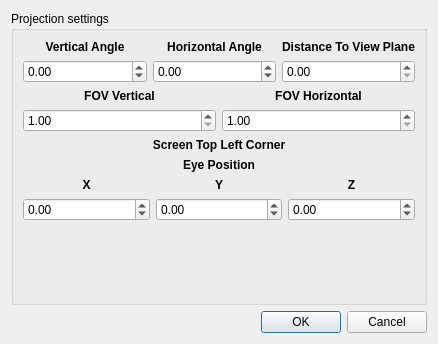
<?xml version="1.0" encoding="UTF-8"?>
<ui version="4.0">
 <class>CaveViewSettingsDialog</class>
 <widget class="QDialog" name="CaveViewSettingsDialog">
  <property name="geometry">
   <rect>
    <x>0</x>
    <y>0</y>
    <width>438</width>
    <height>344</height>
   </rect>
  </property>
  <property name="windowTitle">
   <string>Dialog</string>
  </property>
  <layout class="QVBoxLayout" name="verticalLayout">
   <item>
    <widget class="QGroupBox" name="projSettingsGroup">
     <property name="title">
      <string>Projection settings</string>
     </property>
     <layout class="QVBoxLayout" name="verticalLayout_2">
      <item>
       <layout class="QGridLayout" name="gridLayout">
        <item row="0" column="1">
         <widget class="QLabel" name="blz">
          <property name="font">
           <font>
            <weight>75</weight>
            <bold>true</bold>
           </font>
          </property>
          <property name="text">
           <string>Horizontal Angle</string>
          </property>
          <property name="alignment">
           <set>Qt::AlignCenter</set>
          </property>
         </widget>
        </item>
        <item row="0" column="0">
         <widget class="QLabel" name="bly">
          <property name="font">
           <font>
            <weight>75</weight>
            <bold>true</bold>
           </font>
          </property>
          <property name="text">
           <string>Vertical Angle</string>
          </property>
          <property name="alignment">
           <set>Qt::AlignCenter</set>
          </property>
         </widget>
        </item>
        <item row="1" column="0">
         <widget class="QDoubleSpinBox" name="v_angle">
          <property name="minimum">
           <double>-999999999.000000000000000</double>
          </property>
          <property name="maximum">
           <double>999999999.000000000000000</double>
          </property>
         </widget>
        </item>
        <item row="1" column="1">
         <widget class="QDoubleSpinBox" name="h_angle">
          <property name="minimum">
           <double>-999999999.000000000000000</double>
          </property>
          <property name="maximum">
           <double>999999999.000000000000000</double>
          </property>
         </widget>
        </item>
        <item row="0" column="2">
         <widget class="QLabel" name="label_2">
          <property name="font">
           <font>
            <weight>75</weight>
            <bold>true</bold>
           </font>
          </property>
          <property name="text">
           <string>Distance To View Plane</string>
          </property>
          <property name="alignment">
           <set>Qt::AlignCenter</set>
          </property>
         </widget>
        </item>
        <item row="1" column="2">
         <widget class="QDoubleSpinBox" name="distance">
          <property name="maximum">
           <double>999999999.990000009536743</double>
          </property>
         </widget>
        </item>
       </layout>
      </item>
      <item>
       <layout class="QGridLayout" name="gridLayout_3">
        <item row="0" column="1">
         <widget class="QLabel" name="brz">
          <property name="font">
           <font>
            <weight>75</weight>
            <bold>true</bold>
           </font>
          </property>
          <property name="text">
           <string>FOV Vertical</string>
          </property>
          <property name="alignment">
           <set>Qt::AlignCenter</set>
          </property>
         </widget>
        </item>
        <item row="1" column="1">
         <widget class="QDoubleSpinBox" name="fov_vert">
          <property name="minimum">
           <double>1.000000000000000</double>
          </property>
          <property name="maximum">
           <double>999999999.000000000000000</double>
          </property>
         </widget>
        </item>
        <item row="0" column="2">
         <widget class="QLabel" name="label">
          <property name="font">
           <font>
            <weight>75</weight>
            <bold>true</bold>
           </font>
          </property>
          <property name="text">
           <string>FOV Horizontal</string>
          </property>
          <property name="alignment">
           <set>Qt::AlignCenter</set>
          </property>
         </widget>
        </item>
        <item row="1" column="2">
         <widget class="QDoubleSpinBox" name="fov_hor">
          <property name="minimum">
           <double>1.000000000000000</double>
          </property>
          <property name="maximum">
           <double>999999999.000000000000000</double>
          </property>
         </widget>
        </item>
       </layout>
      </item>
      <item>
       <widget class="QLabel" name="top_left_label">
        <property name="font">
         <font>
          <weight>75</weight>
          <bold>true</bold>
         </font>
        </property>
        <property name="text">
         <string>Screen Top Left Corner</string>
        </property>
        <property name="alignment">
         <set>Qt::AlignCenter</set>
        </property>
       </widget>
      </item>
      <item>
       <widget class="QLabel" name="eye_pos_label">
        <property name="font">
         <font>
          <weight>75</weight>
          <bold>true</bold>
         </font>
        </property>
        <property name="text">
         <string>Eye Position</string>
        </property>
        <property name="alignment">
         <set>Qt::AlignCenter</set>
        </property>
       </widget>
      </item>
      <item>
       <layout class="QGridLayout" name="gridLayout_4">
        <item row="0" column="0">
         <widget class="QLabel" name="blx_3">
          <property name="font">
           <font>
            <weight>75</weight>
            <bold>true</bold>
           </font>
          </property>
          <property name="text">
           <string>X</string>
          </property>
          <property name="alignment">
           <set>Qt::AlignCenter</set>
          </property>
         </widget>
        </item>
        <item row="0" column="2">
         <widget class="QLabel" name="blz_3">
          <property name="font">
           <font>
            <weight>75</weight>
            <bold>true</bold>
           </font>
          </property>
          <property name="text">
           <string>Z</string>
          </property>
          <property name="alignment">
           <set>Qt::AlignCenter</set>
          </property>
         </widget>
        </item>
        <item row="0" column="1">
         <widget class="QLabel" name="bly_3">
          <property name="font">
           <font>
            <weight>75</weight>
            <bold>true</bold>
           </font>
          </property>
          <property name="text">
           <string>Y</string>
          </property>
          <property name="alignment">
           <set>Qt::AlignCenter</set>
          </property>
         </widget>
        </item>
        <item row="1" column="0">
         <widget class="QDoubleSpinBox" name="epxv">
          <property name="minimum">
           <double>-999999999.000000000000000</double>
          </property>
          <property name="maximum">
           <double>999999999.000000000000000</double>
          </property>
         </widget>
        </item>
        <item row="1" column="1">
         <widget class="QDoubleSpinBox" name="epyv">
          <property name="minimum">
           <double>-999999999.000000000000000</double>
          </property>
          <property name="maximum">
           <double>999999999.000000000000000</double>
          </property>
         </widget>
        </item>
        <item row="1" column="2">
         <widget class="QDoubleSpinBox" name="epzv">
          <property name="minimum">
           <double>-999999999.000000000000000</double>
          </property>
          <property name="maximum">
           <double>999999999.000000000000000</double>
          </property>
         </widget>
        </item>
       </layout>
      </item>
      <item>
       <spacer name="verticalSpacer">
        <property name="orientation">
         <enum>Qt::Vertical</enum>
        </property>
        <property name="sizeHint" stdset="0">
         <size>
          <width>20</width>
          <height>40</height>
         </size>
        </property>
       </spacer>
      </item>
     </layout>
    </widget>
   </item>
   <item>
    <widget class="QDialogButtonBox" name="buttonBox">
     <property name="orientation">
      <enum>Qt::Horizontal</enum>
     </property>
     <property name="standardButtons">
      <set>QDialogButtonBox::Cancel|QDialogButtonBox::Ok</set>
     </property>
    </widget>
   </item>
  </layout>
 </widget>
 <resources/>
 <connections>
  <connection>
   <sender>buttonBox</sender>
   <signal>accepted()</signal>
   <receiver>CaveViewSettingsDialog</receiver>
   <slot>accept()</slot>
   <hints>
    <hint type="sourcelabel">
     <x>248</x>
     <y>254</y>
    </hint>
    <hint type="destinationlabel">
     <x>157</x>
     <y>274</y>
    </hint>
   </hints>
  </connection>
  <connection>
   <sender>buttonBox</sender>
   <signal>rejected()</signal>
   <receiver>CaveViewSettingsDialog</receiver>
   <slot>reject()</slot>
   <hints>
    <hint type="sourcelabel">
     <x>316</x>
     <y>260</y>
    </hint>
    <hint type="destinationlabel">
     <x>286</x>
     <y>274</y>
    </hint>
   </hints>
  </connection>
 </connections>
</ui>
